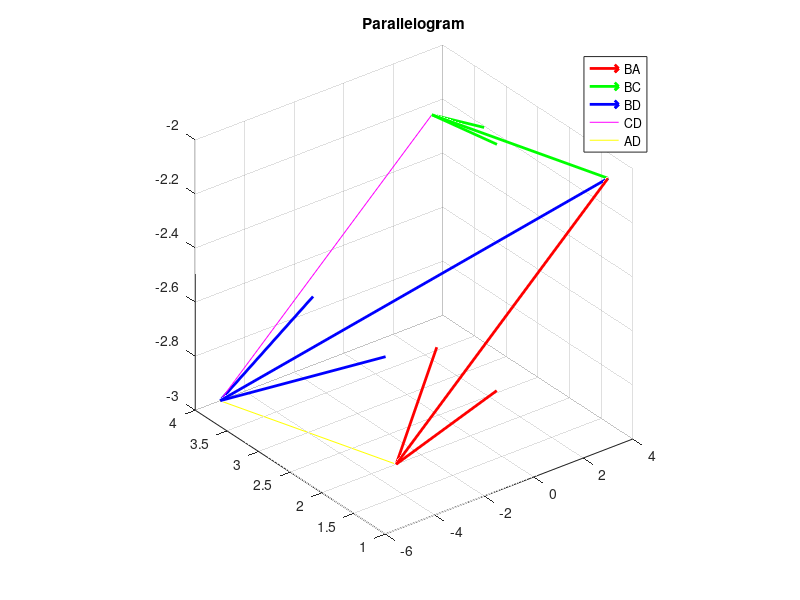

MATLAB code for this plot:
% TODO
% 1) Expand the vector d in the basis of (a,b,c)
% 2.1) Given: A,B,C - vetrexes of a parallelogram. Find the length of
% diagonal BD. A(3,3,3),B(1,2,1),C(-2,2,-3)
% 2.2) Create a plot

% 1)
a = [3; 3; 3];
b = [1; 2; 1];
c = [-2; 2; -3];
d = [2; 7; 1];
A = [a b c];
D = det(A)
% Coefficients of expanding for d
d1 = inv(A)*d

% 2.1)
A = [-3, 2, -3];
B = [3, 1, -2];
C = [1, 3, -2];
BA = A - B;
BC = C - B;
BD = BA + BC;
D = BD + B;
bd_length = norm(BD)

% 2.2) Creating a plot
quiver3(3, 1, -2, BA(1), BA(2), BA(3), 1, 'r', 'LineWidth', 2);
% quiver plots vectors
hold on; grid on; axis square;
quiver3(3, 1, -2, BC(1), BC(2), BC(3), 1, 'g', 'LineWidth', 2);
quiver3(3, 1, -2, BD(1), BD(2), BD(3), 1, 'b', 'LineWidth', 2);

line([1 -5], [3 4], [-2 -3], 'color', 'm');
line([-3 -5], [2 4],[-3 -3],'color', 'y');

legend('BA', 'BC', 'BD', 'CD', 'AD');
title('Parallelogram')
